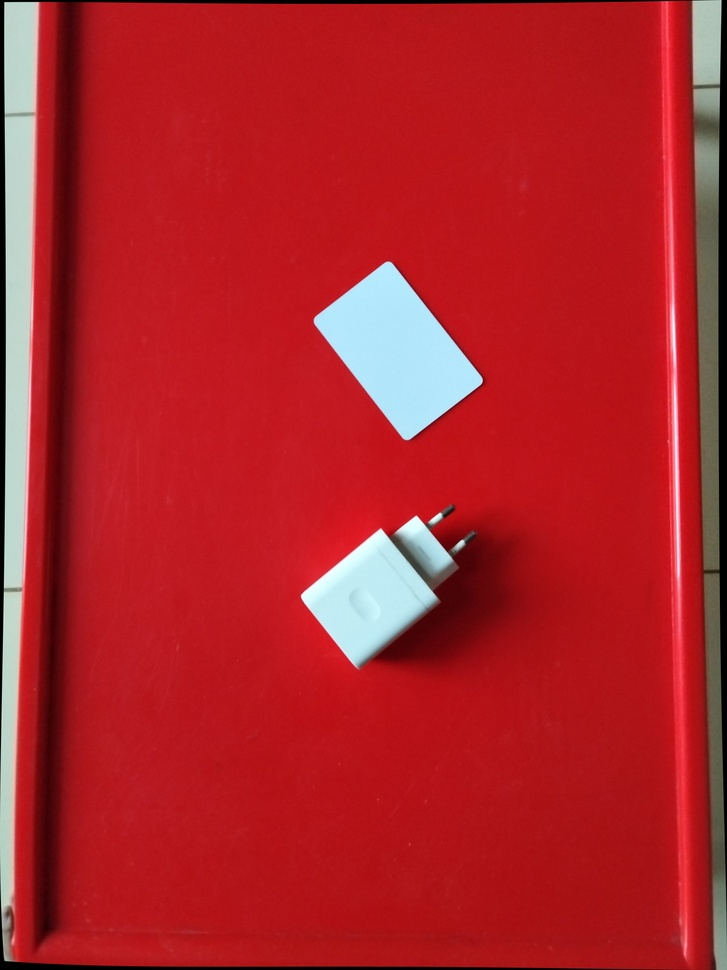
#> input picture dataset/processed/IMG20261105164213.jpg, 727 x 970 px, shrunk from 3072 x 4096 before the run; its folder holds only this picture in this run
$ python measure.py
#> lines starting #> are read from the running program, lines starting #| are printed output that depends on the picture; after the words box and inside, x2 and y2 are one past the last pixel; in counts of white or black regions, pixels touching at a corner belong together
import cv2
import numpy as np
import glob
import os
import csv

# --- Configuration ---
REF_WIDTH_MM = 85.6
REF_HEIGHT_MM = 53.9

PROC_DIR = "dataset/processed"
RESULTS_FILE = "measurement/results.csv"

os.makedirs("measurement", exist_ok=True)

# Gather unique processed images
image_extensions = ('*.jpg', '*.jpeg', '*.png')
images = set()
for ext in image_extensions:
    for file in glob.glob(os.path.join(PROC_DIR, ext)):
        images.add(file)
images = list(images)

print(f"Starting measurement pipeline on {len(images)} images...")

# Open CSV for logging
with open(RESULTS_FILE, mode='w', newline='') as csv_file:
    csv_writer = csv.writer(csv_file)
    csv_writer.writerow(["Filename", "Ref_Px_W", "Ref_Px_H", "Scale_X", "Scale_Y", "Target_Width_mm", "Target_Height_mm"])

    success_count = 0

    for fname in images:
        base_name = os.path.basename(fname)
        img = cv2.imread(fname)
#> img is the input picture: shape (970, 727, 3); mean B, G, R 42.5, 37.3, 174.5
        if img is None:
            continue

        # 1. Color Masking (Isolate objects from the Red Table)
        hsv = cv2.cvtColor(img, cv2.COLOR_BGR2HSV)
#> hsv: shape (970, 727, 3); mean H, S, V 159.6, 206, 177.3

        # Red HSV ranges (wraps around 180)
        mask1 = cv2.inRange(hsv, np.array([0, 120, 70]), np.array([10, 255, 255]))
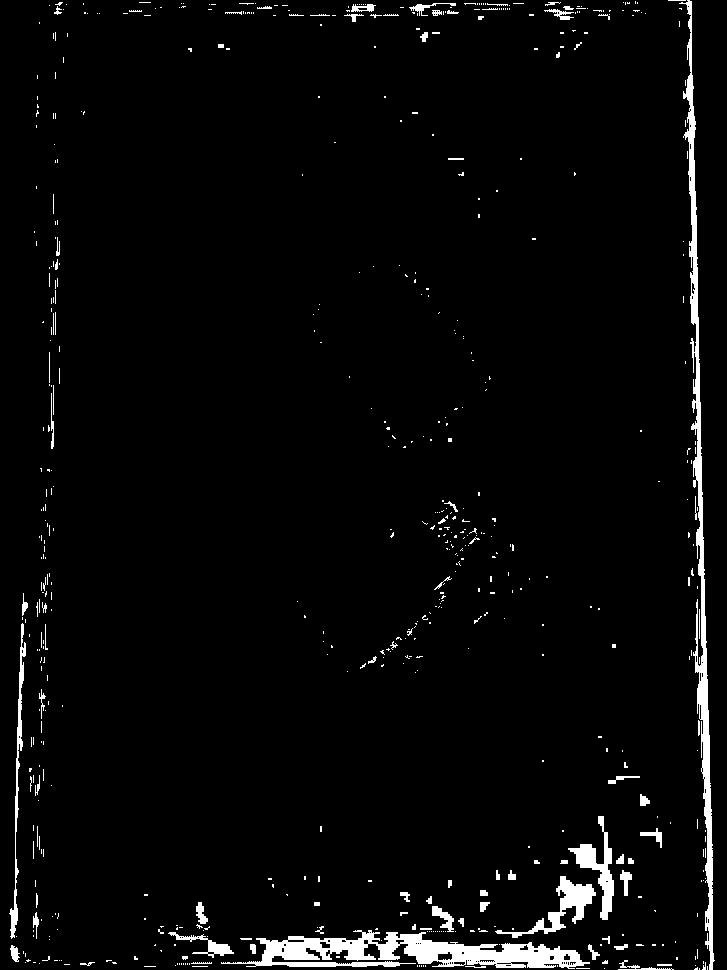
#> mask1: shape (970, 727); 3.3% white; 605 white regions (514 under 20 px), largest, box (x1, y1, x2, y2) and area: (221, 930, 590, 969) 6640, (679, 0, 715, 970) 5844, (495, 876, 596, 938) 1439
        mask2 = cv2.inRange(hsv, np.array([170, 120, 70]), np.array([180, 255, 255]))
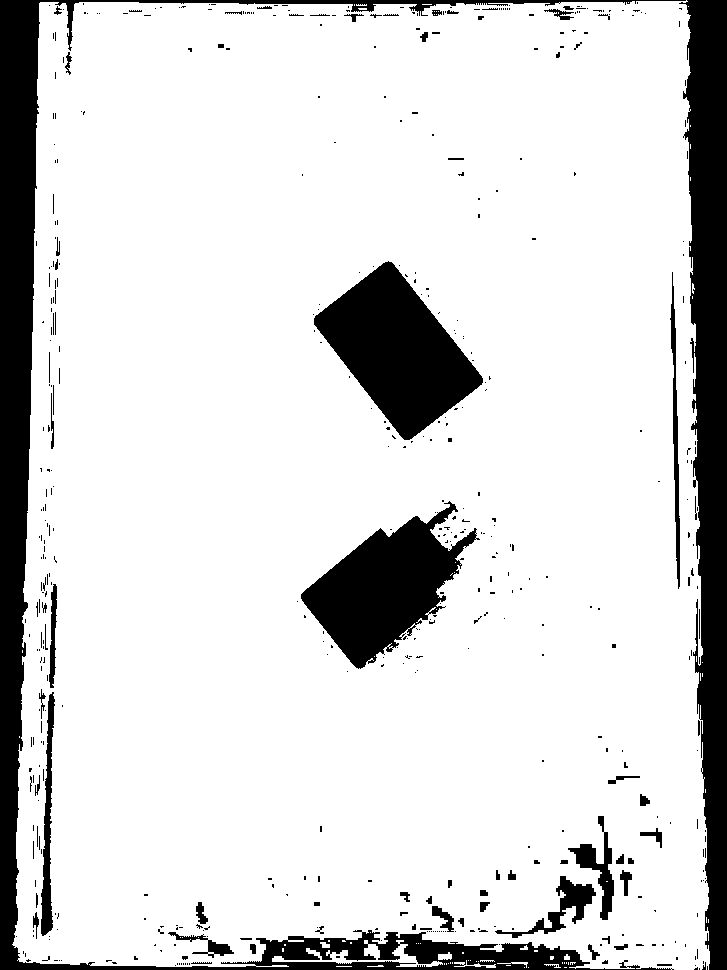
#> mask2: shape (970, 727); 84.6% white; 506 black regions (425 under 20 px), largest, box (x1, y1, x2, y2) and area: (0, 0, 686, 970) 38096, (679, 0, 727, 970) 29367, (314, 261, 483, 440) 15572
        red_mask = cv2.bitwise_or(mask1, mask2)
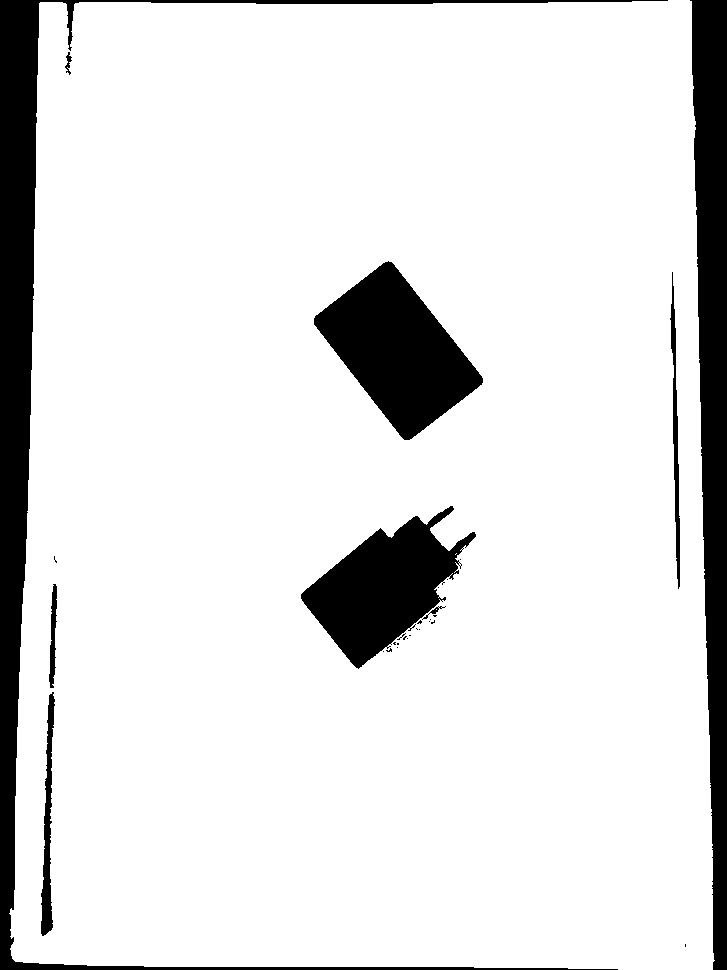
#> red_mask: shape (970, 727); 87.9% white; 30 black regions (21 under 20 px), largest, box (x1, y1, x2, y2) and area: (0, 0, 668, 970) 29553, (690, 0, 727, 970) 23523, (314, 261, 483, 440) 15572

        # Invert to get the objects
        object_mask = cv2.bitwise_not(red_mask)

        # Morphological cleanup
        kernel = np.ones((5, 5), np.uint8)
        object_mask = cv2.morphologyEx(object_mask, cv2.MORPH_OPEN, kernel)
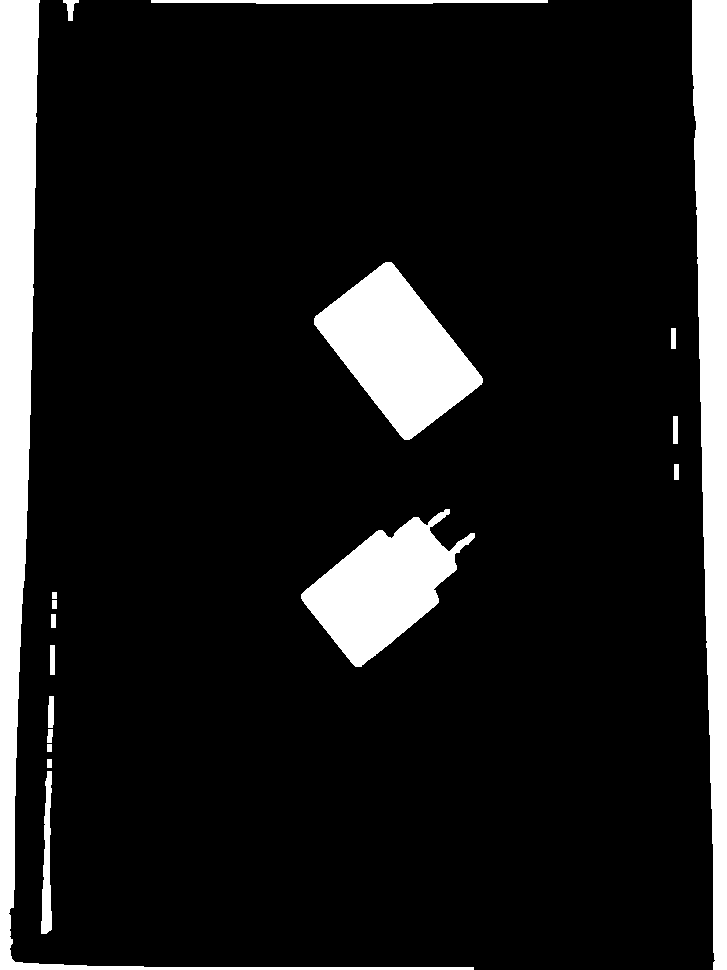
#> object_mask: shape (970, 727); 11.8% white; 18 white regions, largest, box (x1, y1, x2, y2) and area: (0, 0, 474, 970) 27286, (692, 0, 727, 970) 23483, (314, 262, 483, 440) 15571
        object_mask = cv2.morphologyEx(object_mask, cv2.MORPH_CLOSE, kernel)
#> object_mask: shape (970, 727); 11.8% white; 14 white regions

        # 2. Extract Contours
        contours, _ = cv2.findContours(object_mask, cv2.RETR_EXTERNAL, cv2.CHAIN_APPROX_SIMPLE)
#> contours = 14 contours; largest, box (x1, y1, x2, y2) and area: (0, 0, 474, 970) 25846, (692, 0, 727, 970) 22500, (314, 262, 483, 440) 15371, (301, 509, 475, 667) 12873, (41, 759, 52, 934) 1022

        # Filter tiny noise contours and sort by area descending
        valid_contours = [c for c in contours if cv2.contourArea(c) > 1000]
#> valid_contours = 5 contours; box (x1, y1, x2, y2) and area: (0, 0, 474, 970) 25846, (692, 0, 727, 970) 22500, (314, 262, 483, 440) 15371, (301, 509, 475, 667) 12873, (41, 759, 52, 934) 1022
        valid_contours = sorted(valid_contours, key=cv2.contourArea, reverse=True)

        if len(valid_contours) < 2:
            print(f"[WARNING] {base_name}: Could not isolate both objects. Skipping.")
            continue

        # 3. Identify Objects (Assuming the reference card is the larger contour)
        # If your charger is larger, swap index 0 and 1.
        ref_contour = valid_contours[0]
#> ref_contour = contour of 81 points, box (x1, y1, x2, y2) (0, 0, 474, 970), area 25846
        target_contour = valid_contours[1]
#> target_contour = contour of 58 points, box (x1, y1, x2, y2) (692, 0, 727, 970), area 22500

        # 4. Get Minimum Area Bounding Boxes
        ref_rect = cv2.minAreaRect(ref_contour)
#> ref_rect = ((236.5, 484.5), (969, 473), -90)
        target_rect = cv2.minAreaRect(target_contour)
#> target_rect = ((709, 484.5), (969, 34), -90)

        ref_box_w = max(ref_rect[1])
#> ref_box_w = 969
        ref_box_h = min(ref_rect[1])
#> ref_box_h = 473

        target_box_w = max(target_rect[1])
#> target_box_w = 969
        target_box_h = min(target_rect[1])
#> target_box_h = 34

        # 5. Calculate Scale and Dimensions
        scale_x = REF_WIDTH_MM / ref_box_w
#> scale_x = 0.0883
        scale_y = REF_HEIGHT_MM / ref_box_h
#> scale_y = 0.114

        target_width_mm = target_box_w * scale_x
#> target_width_mm = 85.6
        target_height_mm = target_box_h * scale_y
#> target_height_mm = 3.87

        # Log to CSV
        csv_writer.writerow([
            base_name,
            round(ref_box_w, 2), round(ref_box_h, 2),
            round(scale_x, 4), round(scale_y, 4),
            round(target_width_mm, 2), round(target_height_mm, 2)
        ])
        success_count += 1

print(f"\nPipeline complete! Successfully measured {success_count}/{len(images)} images.")
print(f"Results saved to: {RESULTS_FILE}")
